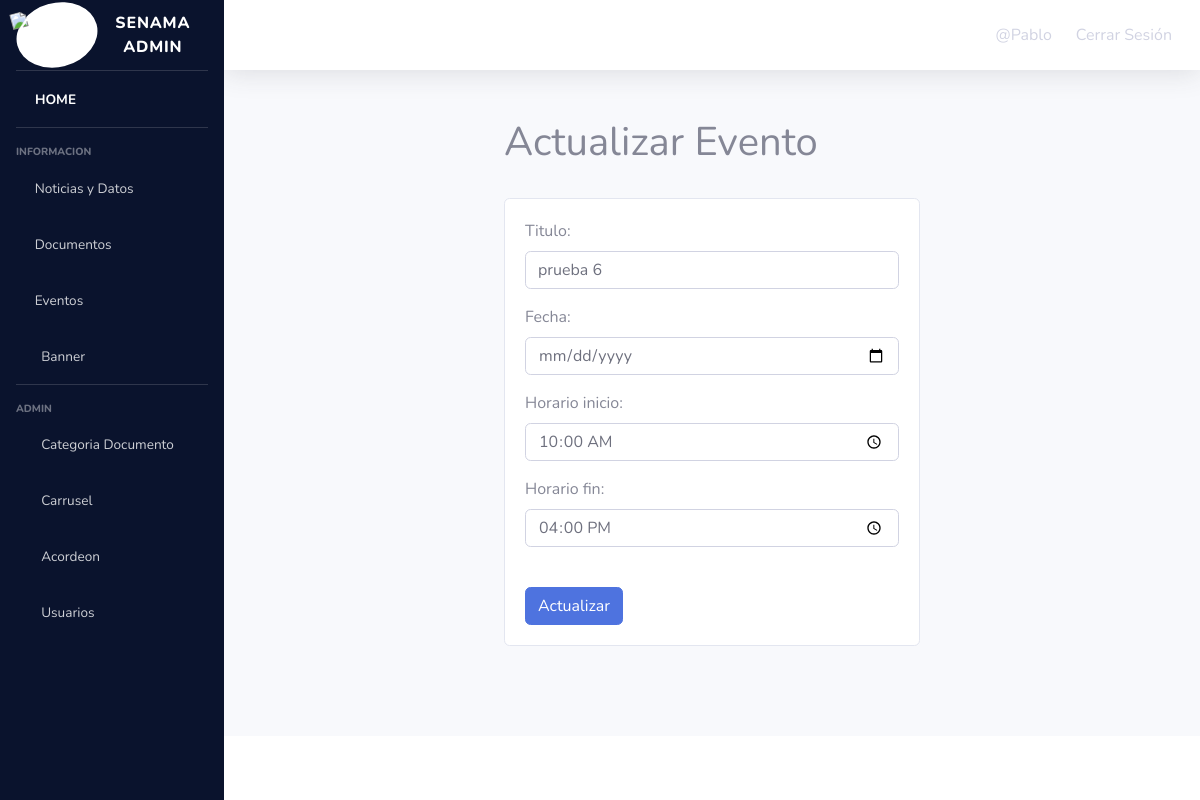
The page /editar_evento/6/ (signed in) on the database its author committed.
### app/models.py (models this page shows, shortened)
class Evento(models.Model):
    titulo = models.CharField(max_length=200)
    fecha = models.DateField()
    horario_inicio = models.CharField(max_length=100)
    horario_fin = models.CharField(max_length=100, blank=True, null=True)

### app/views.py (the view)
# urls.py: path("editar_evento/<id>/", editar_evento, name="editar_evento"),
@permission_required('app.add_evento')
def editar_evento(request, id):
        evento = get_object_or_404(Evento, id=id)
        data = {
              'form': EventoForm(instance=evento)
        }
        if request.method == 'POST':
                formulario = EventoForm(data=request.POST, instance=evento)
                if formulario.is_valid():
                        formulario.save()
                        return redirect(to="listar_eventos")
                data['form']= formulario
        return render(request, 'app/evento/editar.html', data)

### app/forms.py
class EventoForm(forms.ModelForm):
    class Meta:
        model = Evento
        fields = ['titulo', 'fecha', 'horario_inicio', 'horario_fin']
        widgets = {
            'titulo': forms.TextInput(attrs={'class': 'form-control'}),
            'fecha': forms.DateInput(attrs={'class': 'form-control', 'type': 'date'}),
            'horario_inicio': forms.TimeInput(attrs={'class': 'form-control', 'type': 'time'}),
            'horario_fin': forms.TimeInput(attrs={'class': 'form-control', 'type': 'time'}),
        }

### app/templates/app/evento/editar.html (shortened to what this page needs)
{% extends 'app/admin.html' %} {% load static %} {% block contenido %}
{% load crispy_forms_tags %}
<br>
<div class="container">
    <div class="col-12 col-md-6 offset-md-3">
        <h1>Actualizar Evento</h1>
        <br>
    <div class="card">
        <div class="card-body">
            <form method="post" enctype="multipart/form-data">
                {{ form.as_p }}
                <br>
                <button type="submit" class="btn btn-primary">Actualizar</button>
            </form>
        </div>
    </div>
</div></div>
<br><br><br>
{% endblock %}

### app/templates/app/admin.html (shortened to what this page needs)
<!DOCTYPE html>
<html lang="en">
<head>
    {% load static %}
    <link href="{% static 'vendor/fontawesome-free/css/all.min.css' %}" rel="stylesheet" type="text/css">
    <link href="{% static 'css/sb-admin-2.min.css' %}" rel="stylesheet">
</head>
<body id="page-top">
    <div id="wrapper">
        <ul class="navbar-nav  sidebar sidebar-dark accordion" id="accordionSidebar">
            <a class="sidebar-brand d-flex align-items-center justify-content-center" href="index.html">
                <div class="sidebar-brand-icon rotate-n-15" id="logo">
                    <img src="{% static 'app/img/Logo.png' %}" alt="SENAMA Logo" width="60" class="navbar-logo">
                </div>
                <div class="sidebar-brand-text mx-3">SENAMA Admin</div>
            </a>
            <hr class="sidebar-divider my-0">
            <li class="nav-item active">
                <a class="nav-link" href="{% url 'home' %}">
                    <i class="fas fa-home"></i>
                    <span>HOME</span></a>
            </li>
            <hr class="sidebar-divider">
            <div class="sidebar-heading">
                INFORMACION
            </div>
            <li class="nav-item">
                <a class="nav-link collapsed" href="#" data-toggle="collapse" data-target="#collapseTwo"
                    aria-expanded="true" aria-controls="collapseTwo">
                    <i class="fas fa-newspaper"></i>
                    <span>Noticias y Datos</span>
                </a>
            </li>
            <li class="nav-item">
                <a class="nav-link collapsed" href="#" data-toggle="collapse" data-target="#collapseUtilities"
                    aria-expanded="true" aria-controls="collapseUtilities">
                    <i class="fas fa-file"></i>
                    <span>Documentos</span>
                </a>
            </li>
            <li class="nav-item">
                <a class="nav-link collapsed" href="#" data-toggle="collapse" data-target="#collapseEvento"
                    aria-expanded="true" aria-controls="collapseEvents">
                    <i class="fas fa-calendar"></i>
                    <span>Eventos</span>
                </a>
            </li>
            <li class="nav-item">
                <a class="nav-link collapsed" href="#" data-toggle="collapse" data-target="#collapseBanner"
                    aria-expanded="true" aria-controls="collapseBanner">
                    <i class="fas fa-fw fa-file-image"></i>
                    <span>Banner</span>
                </a>
            </li>
            <hr class="sidebar-divider">
            <div class="sidebar-heading">
                Admin
            </div>
            <li class="nav-item">
                <a class="nav-link collapsed" href="#" data-toggle="collapse" data-target="#collapseCategoria"
                    aria-expanded="true" aria-controls="collapseCategoria">
                    <i class="fas fa-fw fa-folder"></i>
                    <span>Categoria Documento</span>
                </a>
            </li>
            <li class="nav-item">
                <a class="nav-link collapsed" href="#" data-toggle="collapse" data-target="#collapseCarrusel"
                    aria-expanded="true" aria-controls="collapseCarrusel">
                    <i class="fas fa-fw fa-file-image"></i>
                    <span>Carrusel</span>
                </a>
            </li>
            <li class="nav-item">
                <a class="nav-link collapsed" href="#" data-toggle="collapse" data-target="#collapseAcordeon"
                    aria-expanded="true" aria-controls="collapseAcordeon">
                    <i class="fas fa-fw fa-info-circle"></i>
                    <span>Acordeon</span>
                </a>
            </li>
            {% if perms.auth.add_user %}
            <li class="nav-item">
                <a class="nav-link collapsed" href="#" data-toggle="collapse" data-target="#collapseUsuario"
                    aria-expanded="true" aria-controls="collapseUsuario">
                    <i class="fas fa-fw fa-users"></i>
                    <span>Usuarios</span>
                </a>
            </li>
            {% endif %}
        </ul>
        <div id="content-wrapper" class="d-flex flex-column">
            <div id="content">
                <nav class="navbar navbar-expand navbar-light bg-white topbar mb-4 static-top shadow">
                    <ul class="navbar-nav ml-auto">
                        {% if user.is_authenticated %}
                        <li class="nav-item">
                            <a class="nav-link login-link" href="#">@{{user.username}}</a>
                        </li>
                        <li class="nav-item">
                            <a class="nav-link login-link" href="{% url 'logout'%}">Cerrar Sesión</a>
                        </li>
                        {% endif %}
                    </ul>
                </nav>
                <div class="container-fluid">
                    {% block contenido %}
                    {% endblock %}
                </div>
            </div>
            <footer class="sticky-footer bg-white">
            </footer>
        </div>
    </div>
</body>
</html>

### app/templates/app/admin.html (style rules this page uses)
#accordionSidebar { background-color: #0a132d; }
#logo { background-color: #ffffff; padding: 0px; border-radius: 50%; }

### rows shown on the page
Evento: titulo "prueba 6", horario_inicio "10:00", horario_fin "16:00"

### other values the page prints
{{ user.username }} "Pablo"
